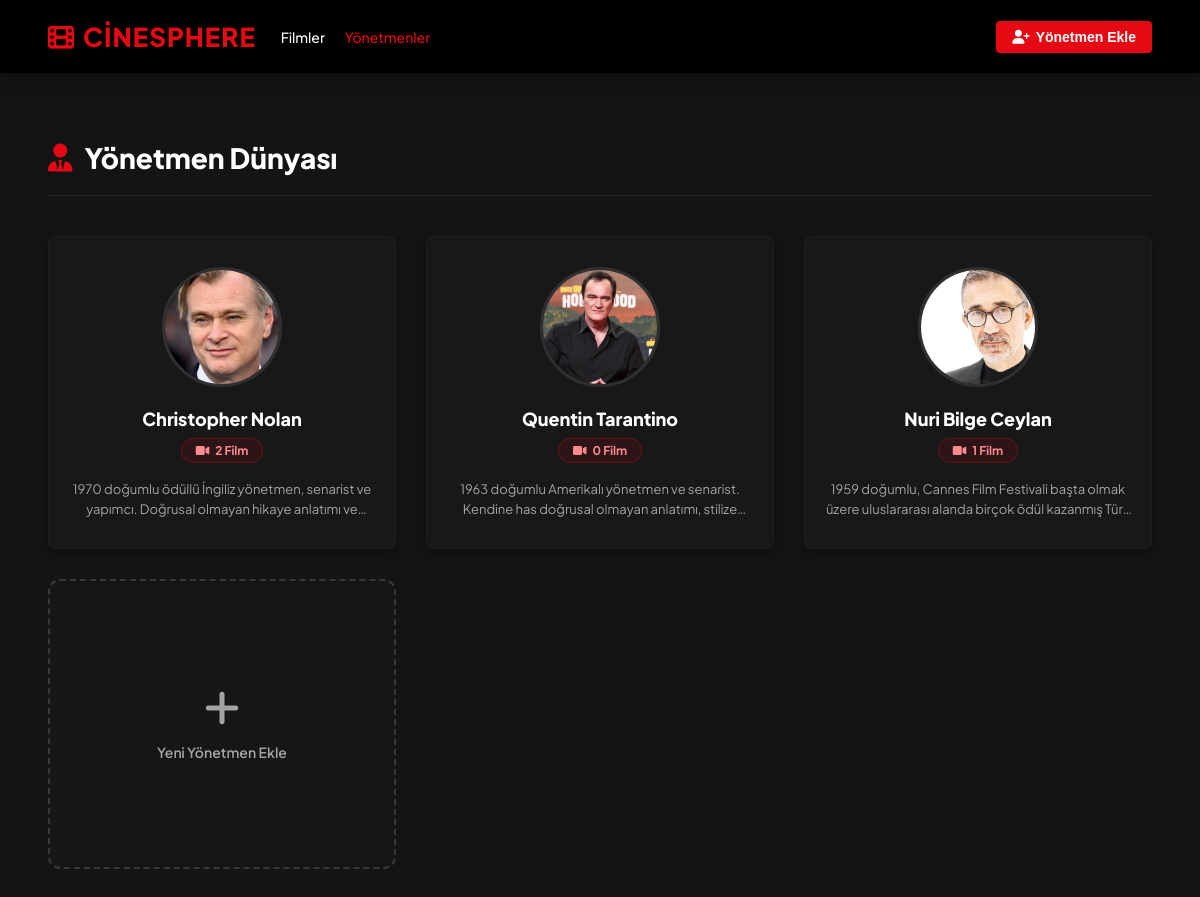
Page /yonetmenler/ on the committed database.
### movies/models.py (models this page shows, shortened)
class Yonetmen(models.Model):
    isim = models.CharField(max_length=100, validators=[validate_letters_only])
    biyografi = models.TextField(blank=True, null=True)
    fotograf = models.ImageField(upload_to="yonetmenler/", blank=True, null=True)

### movies/views.py (the view)
# urls.py: path("yonetmenler/", views.yonetmenler, name="yonetmenler"),
def yonetmenler(request):
    if request.method == "POST":
        form = YonetmenForm(request.POST, request.FILES)
        if form.is_valid():
            form.save()
            return redirect("yonetmenler")
    else:
        form = YonetmenForm()
    tum_yonetmenler = Yonetmen.objects.all()
    return render(request, "movies/yonetmenler.html", {"yonetmenler": tum_yonetmenler, "form": form})

### movies/templates/movies/yonetmenler.html (shortened to what this page needs)
<!DOCTYPE html>
<html lang="tr">
<head>
    <link rel="stylesheet" href="https://cdnjs.cloudflare.com/ajax/libs/font-awesome/6.4.0/css/all.min.css">
</head>
<body>
<nav class="navbar">
    <div class="navbar-left">
        <a href="{% url 'populer_filmler' %}" class="brand"><i class="fa-solid fa-film"></i> CineSphere</a>
        <ul class="nav-links">
            <li><a href="{% url 'populer_filmler' %}">Filmler</a></li>
            <li><a href="{% url 'yonetmenler' %}" class="active">Yönetmenler</a></li>
        </ul>
    </div>
    <div class="navbar-right">
        <button class="btn-nav-red" onclick="modalAc()"><i class="fa-solid fa-user-plus"></i> Yönetmen Ekle</button>
    </div>
</nav>
<div class="page-container">
    <div class="page-header">
        <h2 class="page-title"><i class="fa-solid fa-user-tie"></i> Yönetmen Dünyası</h2>
    </div>
    <div class="grid-container">
        {% for yonetmen in yonetmenler %}
            <div class="yonetmen-kart" onclick="if(!event.target.closest('.kart-aksiyonlar')) location.href='{% url 'yonetmen_detay' yonetmen.id %}';">
                <div class="foto-avatar-wrapper">
                    {% if yonetmen.fotograf %}
                        <img src="{{ yonetmen.fotograf.url }}" alt="{{ yonetmen.isim }}" class="foto-avatar" loading="lazy">
                    {% else %}
                        <div class="foto-avatar-yok">
                            <i class="fa-solid fa-user"></i>
                        </div>
                    {% endif %}
                </div>
                <div class="yonetmen-isim">{{ yonetmen.isim }}</div>
                <div class="film-sayisi-badge">
                    <i class="fa-solid fa-video"></i> {{ yonetmen.filmler.count }} Film
                </div>
                <div class="bio-preview">
                    {{ yonetmen.biyografi|default:"Bu yönetmen hakkında biyografi girilmemiş." }}
                </div>
            </div>
        {% endfor %}
        <div class="btn-arti-kart" onclick="modalAc()">
            <i class="fa-solid fa-plus"></i>
            <span>Yeni Yönetmen Ekle</span>
        </div>
    </div>
</div>
</body>
</html>

### movies/templates/movies/yonetmenler.html (style rules this page uses)
:root { --netflix-red: #e50914; --netflix-dark: #141414; --netflix-black: #000000; --netflix-grey: #181818; --text-primary: #ffffff; --text-secondary: #a3a3a3; --transition-smooth: all 0.3s cubic-bezier(0.25, 0.8, 0.25, 1); }
* { margin: 0; padding: 0; box-sizing: border-box; }
body { font-family: 'Plus Jakarta Sans', sans-serif; background-color: var(--netflix-dark); color: var(--text-primary); overflow-x: hidden; min-height: 100vh; padding-top: 100px; }
.navbar { display: flex; justify-content: space-between; align-items: center; padding: 20px 4%; position: fixed; top: 0; left: 0; right: 0; z-index: 100; background: var(--netflix-black); box-shadow: 0 4px 20px rgba(0, 0, 0, 0.4); }
.navbar-left { display: flex; align-items: center; gap: 25px; }
.brand { font-size: 26px; font-weight: 800; color: var(--netflix-red); text-transform: uppercase; letter-spacing: 1px; display: flex; align-items: center; gap: 8px; text-decoration: none; }
.brand i { color: var(--netflix-red); }
.nav-links { display: flex; gap: 20px; list-style: none; }
.nav-links a { color: var(--text-primary); text-decoration: none; font-size: 14px; font-weight: 500; transition: var(--transition-smooth); }
.nav-links a:hover, .nav-links a.active { color: var(--netflix-red); }
.btn-nav-red { background: var(--netflix-red); color: var(--text-primary); border: none; padding: 8px 16px; border-radius: 4px; font-weight: 600; font-size: 14px; text-decoration: none; display: flex; align-items: center; gap: 6px; cursor: pointer; transition: var(--transition-smooth); }
.page-container { padding: 40px 4%; max-width: 1200px; margin: 0 auto; }
.page-header { display: flex; justify-content: space-between; align-items: center; margin-bottom: 40px; border-bottom: 1px solid rgba(255, 255, 255, 0.05); padding-bottom: 20px; }
.page-title { font-size: 28px; font-weight: 800; display: flex; align-items: center; gap: 12px; }
.page-title i { color: var(--netflix-red); }
.grid-container { display: grid; grid-template-columns: repeat(auto-fill, minmax(260px, 1fr)); gap: 30px; }
.yonetmen-kart { background: var(--netflix-grey); border-radius: 8px; overflow: hidden; cursor: pointer; box-shadow: 0 4px 10px rgba(0, 0, 0, 0.3); border: 1px solid rgba(255, 255, 255, 0.03); transition: var(--transition-smooth); position: relative; display: flex; flex-direction: column; align-items: center; padding: 30px 20px; text-align: center; }
.foto-avatar-wrapper { position: relative; width: 120px; height: 120px; margin-bottom: 20px; }
.foto-avatar { width: 100%; height: 100%; border-radius: 50%; object-fit: cover; border: 3px solid rgba(255, 255, 255, 0.1); transition: var(--transition-smooth); }
.yonetmen-isim { font-weight: 800; font-size: 18px; color: var(--text-primary); margin-bottom: 8px; }
.film-sayisi-badge { background: rgba(229, 9, 20, 0.1); border: 1px solid rgba(229, 9, 20, 0.3); color: #ff8b90; padding: 4px 14px; border-radius: 20px; font-size: 12px; font-weight: 700; display: inline-flex; align-items: center; gap: 6px; margin-bottom: 12px; }
.bio-preview { font-size: 13px; color: var(--text-secondary); line-height: 1.5; display: -webkit-box; -webkit-line-clamp: 2; -webkit-box-orient: vertical; overflow: hidden; text-overflow: ellipsis; margin-top: 5px; height: 38px; }
.btn-arti-kart { border: 2px dashed rgba(255, 255, 255, 0.15); background: rgba(255, 255, 255, 0.01); border-radius: 12px; height: auto; min-height: 290px; display: flex; flex-direction: column; align-items: center; justify-content: center; gap: 15px; cursor: pointer; color: var(--text-secondary); transition: var(--transition-smooth); padding: 30px; }
.btn-arti-kart i { font-size: 40px; }
.btn-arti-kart span { font-size: 14px; font-weight: 600; }

### rows in the picture
Yonetmen: fotograf (picture), isim "Christopher Nolan", filmler.count "2", biyografi "1970 doğumlu ödüllü İngiliz yönetmen, senarist ve yapımcı. Doğrusal olmayan hikaye anlatımı…"
Yonetmen: fotograf (picture), isim "Quentin Tarantino", filmler.count "0", biyografi "1963 doğumlu Amerikalı yönetmen ve senarist. Kendine has doğrusal olmayan anlatımı,…"
Yonetmen: fotograf (picture), isim "Nuri Bilge Ceylan", filmler.count "1", biyografi "1959 doğumlu, Cannes Film Festivali başta olmak üzere uluslararası alanda birçok ödül kazanmış…"
